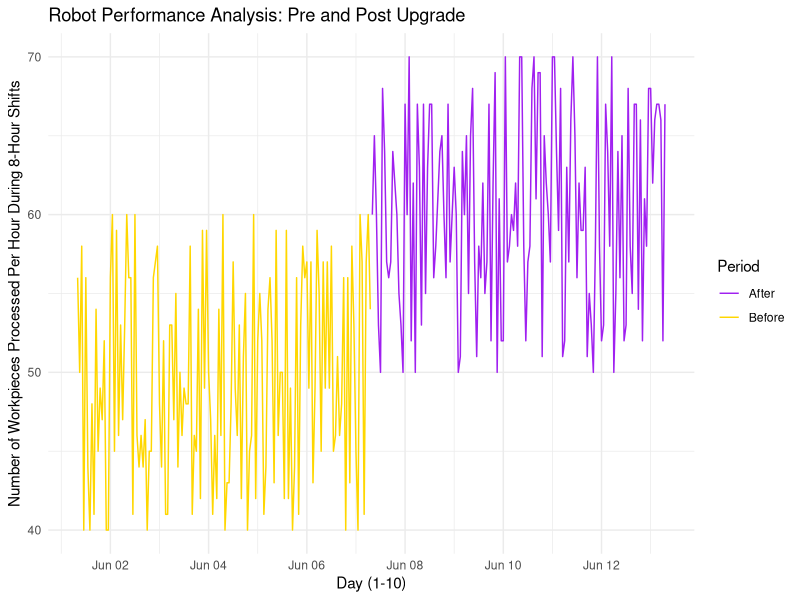

Here is the R script that generated this plot:
# Load necessary library
library(lubridate)
library(ggplot2)

# Set locale to English (United States)
Sys.setlocale("LC_TIME", "C")

# Define the data collection period and parameters for 10 days
start_time_before <- as.POSIXct("2024-06-01 08:00")
end_time_before <- start_time_before + days(6) - hours(1)
start_time_after <- as.POSIXct("2024-06-07 08:00")
end_time_after <- start_time_after + days(6) - hours(1)

# Generate hourly timestamps within the defined periods
timestamps_before <- seq(from = start_time_before, to = end_time_before, by = "hour")
timestamps_after <- seq(from = start_time_after, to = end_time_after, by = "hour")

# Sample data for illustration purposes
set.seed(44) # Setting seed for reproducibility
workpieces_before <- sample(40:60, length(timestamps_before), replace = TRUE)
workpieces_after <- sample(50:70, length(timestamps_after), replace = TRUE)

# Combine data into a data frame
data_before <- data.frame(Time = timestamps_before, Workpieces = workpieces_before, Period = "Before")
data_after <- data.frame(Time = timestamps_after, Workpieces = workpieces_after, Period = "After")

# Combine both periods into one data frame
data <- rbind(data_before, data_after)

# View the first few rows of the data
head(data)

# Summary statistics
summary(data[data$Period == "Before", "Workpieces"])
summary(data[data$Period == "After", "Workpieces"])

# Visualize the data
ggplot(data, aes(x = as.POSIXct(Time), y = Workpieces, color = Period)) +
  geom_line() +
  labs(title = "Robot Performance Analysis: Pre and Post Upgrade", x = "Day (1-10)", y = "Number of Workpieces Processed Per Hour During 8-Hour Shifts") +
  scale_color_manual(name = "Period", values = c("Before" = "gold", "After" = "purple")) +
  theme_minimal()

# Statistical analysis
before_data <- data[data$Period == "Before", "Workpieces"]
after_data <- data[data$Period == "After", "Workpieces"]

t_test_result <- t.test(before_data, after_data, paired = TRUE)
print(t_test_result)

# Calculate mean workpieces processed per hour
mean_before <- mean(before_data)
mean_after <- mean(after_data)

# Print the results
cat("Average number of workpieces processed per hour before the upgrade:", mean_before, "\n")
cat("Average number of workpieces processed per hour after the upgrade:", mean_after, "\n")

# Interpretation
if (t_test_result$p.value < 0.05) {
  cat("The increase in the number of workpieces processed per hour after the upgrade is statistically significant.\n")
} else {
  cat("There is no statistically significant difference in the number of workpieces processed per hour before and after the upgrade.\n")
}
